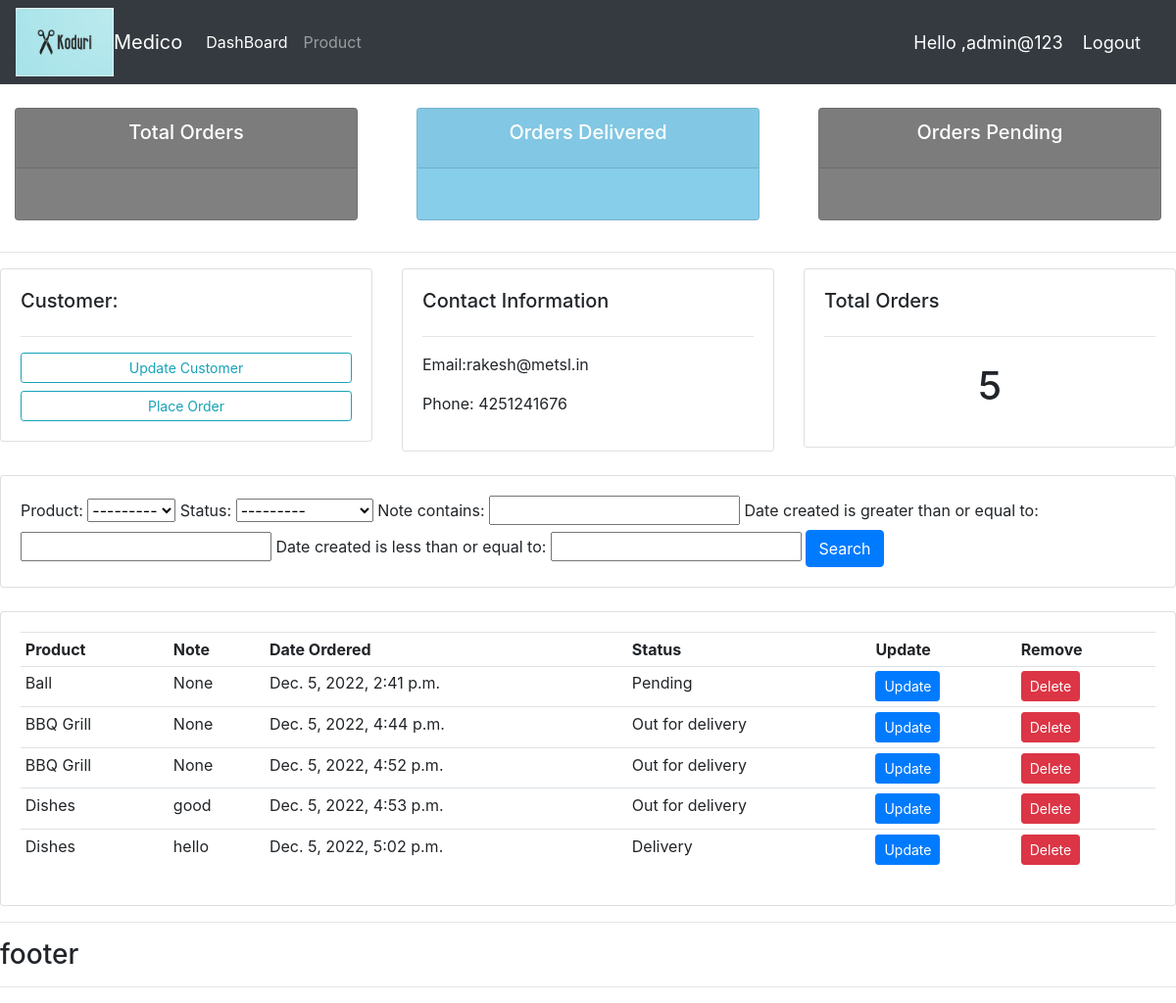
The app's page /customer/2/ (signed in) with its own data.
### accounts/models.py (models this page shows, shortened)
class Customer(models.Model):
    user = models.OneToOneField(User, blank=True, null=True, on_delete=models.CASCADE)
    name = models.CharField(max_length=250, null=True)
    phone = models.CharField(max_length=250, null=True)
    email = models.CharField(max_length=250, null=True)
    profile_pic = models.ImageField(default="image_boy.png", null=True, blank=True)
    date_created = models.DateTimeField(auto_now_add=True, null=True)

class Order(models.Model):
    STATUS = (
        ('Pending', 'Pending'),
        ('Out for delivery', 'Out for delivery'),
        ('Delivery', 'Delivery'),
    )
    customer = models.ForeignKey(Customer, null=True, on_delete=models.SET_NULL)
    product = models.ForeignKey(Product, null=True, on_delete=models.SET_NULL)
    date_created = models.DateTimeField(auto_now_add=True, null=True)
    status = models.CharField(max_length=250, null=True, choices=STATUS)
    note = models.CharField(max_length=1000, null=True)

class Product(models.Model):
    Category = (
        ('Indoor', 'Indoor'),
        ('Out Door', 'Out Door'),
    )
    name = models.CharField(max_length=250, null=True)
    price = models.FloatField(null=True)
    category = models.CharField(max_length=250, null=True, choices=Category)
    description = models.CharField(max_length=250, null=True)
    date_created = models.DateTimeField(auto_now_add=True, null=True)
    tags = models.ManyToManyField(Tag)
    def __str__(self):
        return self.name

### accounts/decorators.py (the view)
        def wrapper_func(request, *args, **kwargs):
            group = None
            if request.user.groups.exists():
                group = request.user.groups.all()[0].name
            if group in allowed_roles:
                return view_func(request, *args, **kwargs)
            else:
                return HttpResponse('You are not authorized to this page')

### accounts/views.py (called while the page is built)
@login_required(login_url='login')
@allowed_users(allowed_roles=['admin'])
def customer(request, pk_test):
    customer = Customer.objects.get(id=pk_test)
    orders = customer.order_set.all()
    order_count = orders.count()
    myFilter = OrderFilter(request.GET, queryset=orders)
    orders = myFilter.qs
    context = {
        'customer': customer,
        'orders': orders,
        'order_count': order_count,
        'myFilter': myFilter,
    }
    return render(request, 'accounts/customer.html', context)

### accounts/templates/accounts/customer.html
{% extends 'accounts/main.html' %}
{% block content %}
<div class="row">
	<div class="col-md">
		<div class="card card-body">
			<h5>Customer:</h5>
			<hr>
			<a class="btn btn-outline-info  btn-sm btn-block" href="">Update Customer</a>
			<a class="btn btn-outline-info  btn-sm btn-block" href="{% url 'create_order' customer.id %}">Place Order</a>
		</div>
	</div>
	<div class="col-md">
		<div class="card card-body">
			<h5>Contact Information</h5>
			<hr>
			<p>Email:{{customer.email}} </p>
			<p>Phone: {{customer.phone}}</p>
		</div>
	</div>
	<div class="col-md">
		<div class="card card-body">
			<h5>Total Orders</h5>
			<hr>
			<h1 style="text-align: center;padding: 10px">{{order_count}}</h1>
		</div>
	</div>
</div>
<br>
<div class="row">
	<div class="col">
		<div class="card card-body">
			<form method="get">
				{{myFilter.form}}
		    <button class="btn btn-primary" type="submit">Search</button>
		  </form>
		</div>
	</div>
</div>
<br>
<div class="row">
	<div class="col-md">
		<div class="card card-body">
			<table class="table table-sm">
				<tr>
					<th>Product</th>
					<th>Note</th>
					<th>Date Ordered</th>
					<th>Status</th>
					<th>Update</th>
					<th>Remove</th>
				</tr>
				{% for order in orders %}
                    <tr>
                       <td>{{order.product}}</td>
                       <td>{{order.note}}</td>
                       <td>{{order.date_created}}</td>
                       <td>{{order.status}}</td>
                       <td><a class="btn btn-sm btn-primary " href="{% url 'update_order' order.id %}">Update</a></td>
                       <td><a class="btn btn-sm btn-danger "  href="{% url 'delete_order' order.id %}">Delete</a></td>
                    </tr>
                    {% endfor %}
			</table>
		</div>
	</div>
</div>
{% endblock %}

### accounts/templates/accounts/navbar.html (shortened to what this page needs)
{% load static %}
<nav class="navbar navbar-expand-lg navbar-dark bg-dark">
  <img src="{% static '/images/koduri_cutting_.png' %}" alt="image" height="70"width="100">
  <a class="navbar-brand" href="#">Medico</a>
  <div class="collapse navbar-collapse" id="navbarNavAltMarkup">
    <div class="navbar-nav">
      {% if request.user.is_staff %}
      <a class="nav-item nav-link active" href="{% url 'home'%}">DashBoard</a>
      <a class="nav-item nav-link" href="{% url 'products'%}">Product</a>
      {% else %}
        <li class="nav-item nav-link active">
        <a href="{% url 'settings' %}">setting</a>
        </li>
      {% endif %}
    </div>
  </div>
  <span class="hello-msg">Hello ,{{request.user}}</span>
  <span><a class="hello-msg" href="{% url 'logout' %}">Logout</a></span>
</nav>

### accounts/templates/accounts/navbar.html (style rules this page uses)
.hello-msg { font-size:18px; color:#fff; margin-right:20px; }

### records on screen
Customer: email "rakesh@metsl.in", phone "4251241676"
Order: product "Ball", note "None", date_created "Dec. 5, 2022, 2:41 p.m.", status "Pending"
Order: product "BBQ Grill", note "None", date_created "Dec. 5, 2022, 4:44 p.m.", status "Out for delivery"
Order: product "BBQ Grill", note "None", date_created "Dec. 5, 2022, 4:52 p.m.", status "Out for delivery"
Order: product "Dishes", note "good", date_created "Dec. 5, 2022, 4:53 p.m.", status "Out for delivery"
Order: product "Dishes", note "hello", date_created "Dec. 5, 2022, 5:02 p.m.", status "Delivery"

### other values on screen
{{ request.user }} "admin@123"
{{ order_count }} "5"
